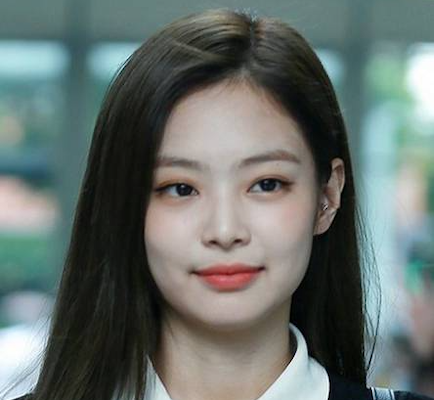
%> input picture images/jennie.png, 434 x 400 px
$ octave EdgeDetection_Gradient_simple.m   (GNU Octave 9; MATLAB toolbox functions it lacks are replaced by stand-ins)
%> lines starting %> are read from the running program, lines starting %| are printed output that depends on the picture
%Get easy image
easy = imread('jennie.png');
%> easy is the input picture: size 400x434x3 uint8; mean R, G, B 102.2, 111.9, 108.1

easy = im2double(easy);
%> easy: size 400x434x3 double

%Make array of zeroes
edges = zeros(400);

Threshold = 0.057;

for column = 1:399
    for row = 1:399

        currentRed = easy(column,row,1);
        nextRed_x = easy(column+1,row,1);
        nextRed_y = easy(column,row+1,1);

        currentGreen = easy(column,row,2);
        nextGreen_x = easy(column+1,row,2);
        nextGreen_y = easy(column,row+1,2);

        currentBlue = easy(column,row,3);
        nextBlue_x = easy(column+1,row,3);
        nextBlue_y = easy(column,row+1,3);

        %------------Red x ---------------%
        if currentRed > nextRed_x
            diffRed_x = currentRed - nextRed_x;
        elseif nextRed_x > currentRed
            diffRed_x = nextRed_x - currentRed;
        else
            diffRed_x = 0;
        end

        %------------Red y ---------------%
        if currentRed > nextRed_y
            diffRed_y = currentRed - nextRed_y;
        elseif nextRed_x > currentRed
            diffRed_y = nextRed_y - currentRed;
        else
            diffRed_y = 0;
        end


        %------------Green x ---------------%
        if currentGreen > nextGreen_x
            diffGreen_x = currentGreen - nextGreen_x;
        elseif nextGreen_x > currentGreen
            diffGreen_x = nextGreen_x - currentGreen;
        else
            diffGreen_x = 0;
        end

        %------------Green y ---------------%
        if currentGreen > nextGreen_y
            diffGreen_y = currentGreen - nextGreen_y;
        elseif nextGreen_y > currentGreen
            diffGreen_y = nextGreen_y - currentGreen;
        else
            diffGreen_y = 0;
        end

        %------------Blue x ---------------%
        if currentBlue > nextBlue_x
            diffBlue_x = currentBlue - nextBlue_x;
        elseif nextBlue_x > currentBlue
            diffBlue_x = nextBlue_x - currentBlue;
        else
            diffBlue_x = 0;
        end

        %------------Blue y ---------------%
        if currentBlue > nextBlue_y
            diffBlue_y = currentBlue - nextBlue_y;
        elseif nextBlue_y > currentBlue
            diffBlue_y = nextBlue_y - currentBlue;
        else
            diffBlue_y = 0;
        end

        %------------Calculate Gradients ---------------%
        gradientRed = sqrt(power(diffRed_x,2)+power(diffRed_y,2));
        gradientGreen = sqrt(power(diffGreen_x,2)+power(diffGreen_y,2));
        gradientBlue = sqrt(power(diffBlue_x,2)+power(diffBlue_y,2));

        %------------Fill Array  ---------------%
        if (gradientRed>Threshold) || (gradientBlue>Threshold) || (gradientGreen>Threshold)
            edges(column, row) = 1;
        end
    end
end
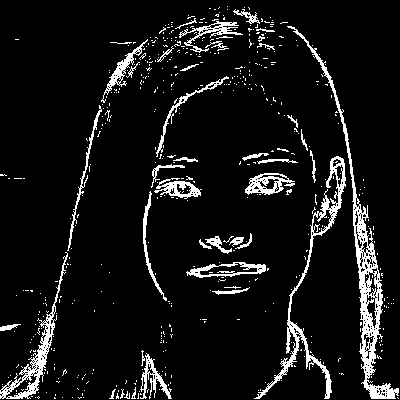
%> edges: size 400x400 double; values 0 (black) and 1 (white), 8.2% white in thin lines or dots
%> after the loop, diffBlue_x = 0.0275; diffBlue_y = 0.0549; diffGreen_x = 0.0353; diffGreen_y = 0.0627; diffRed_x = 0.0275; diffRed_y = 0.0588

imshowpair(easy,edges,'montage')
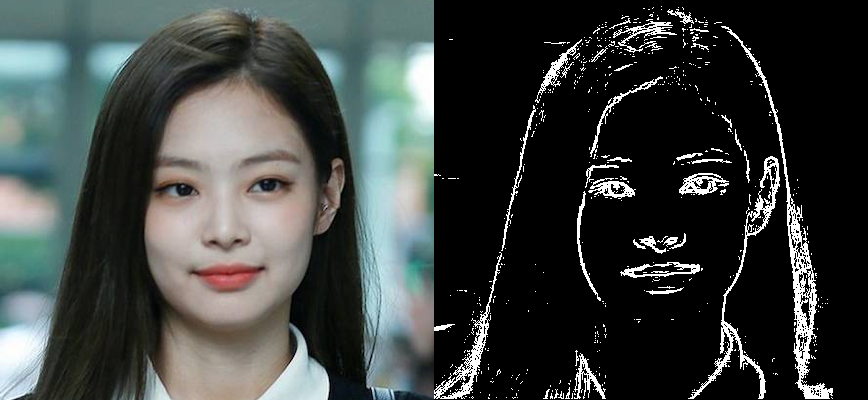
%> displayed picture: size 400x868x3, on the screen's scale of 0 to 255; mean R, G, B 60.7, 65.6, 63.7
saveas(gcf,'t3.png')
